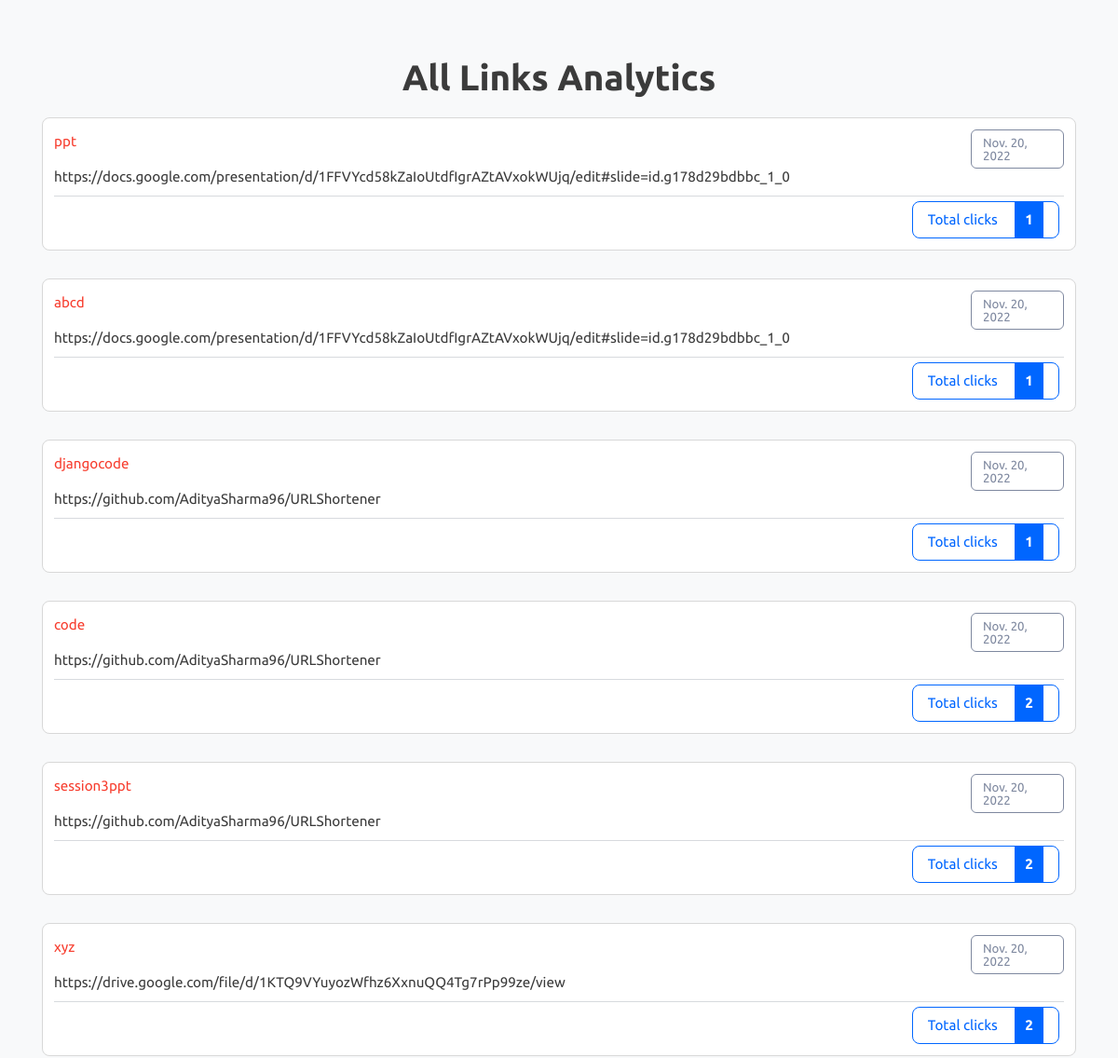
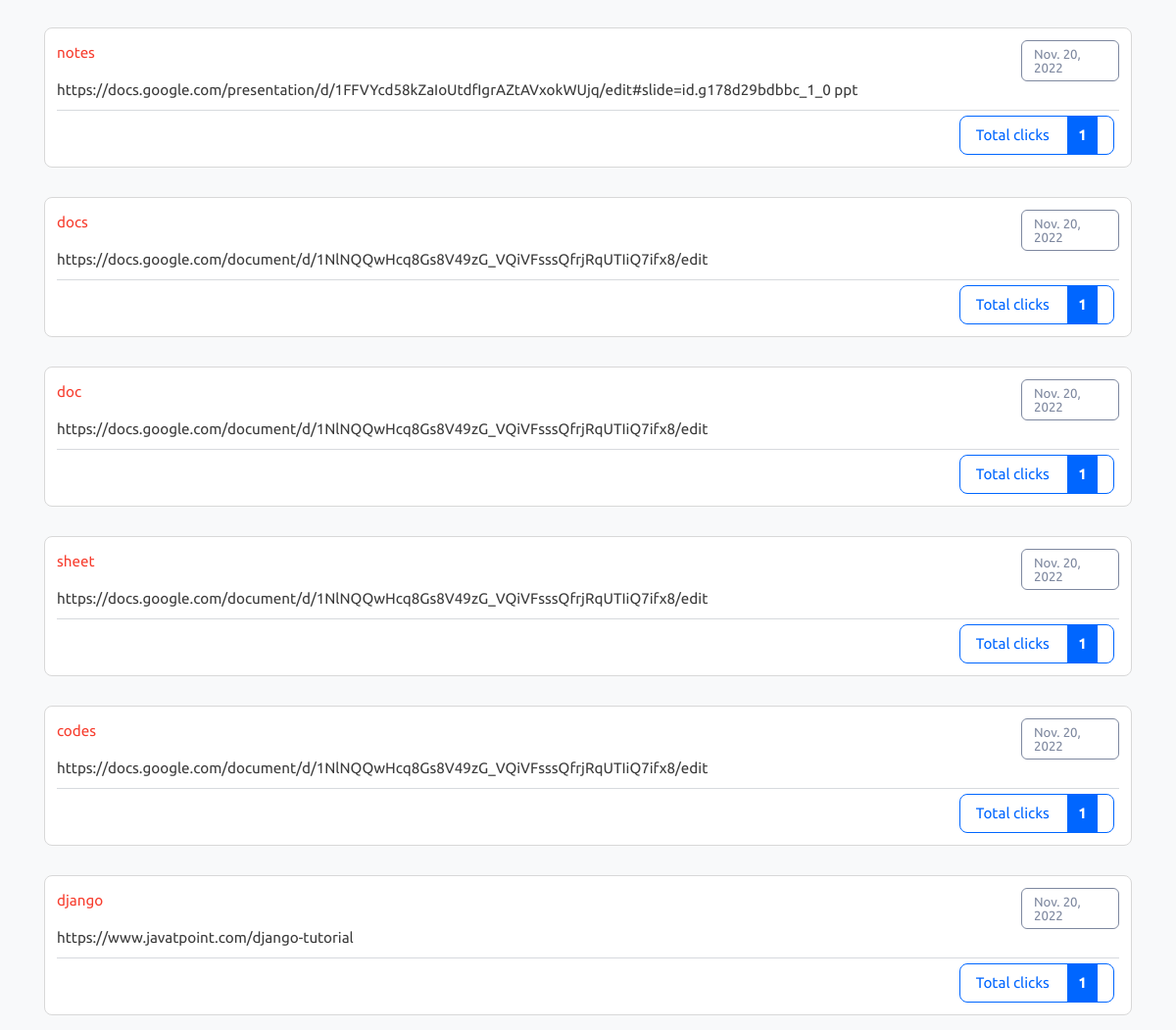
The app's page /analytics with its own data (2 pictures, top to bottom).
### url_shortener/models.py (models this page shows)
class LongToShort(models.Model):
  long_url=models.URLField(max_length=500)
  custom_name=models.CharField(max_length=50,unique=True)
  visit_count=models.IntegerField(default=0)
  created_date=models.DateField(auto_now_add=True)

### url_shortener/views.py (the view)
# urls.py: path('analytics',views.analytics),
def analytics(request):
    rows=LongToShort.objects.all()
    context={
        "rows":rows
    }
    return render(request,"analytics.html",context)

### url_shortener/templates/analytics.html (shortened to what this page needs)
{% load static %}
<!DOCTYPE html>
<html lang="en" class="">
<head>
	<link rel="stylesheet" href="{% static 'bootstrap.min.css' %}" type="text/css" media="screen">
	<link rel="stylesheet" href="{% static 'style.css' %}" type="text/css" media="screen">
</head>
<body class="pace-done lout_stats30">
	<main id="content" role="main" class="wyniki wyniki_all">
		<div class="container">
			<div class="row">
				<div class="col-12 page_log_in mt-0">
					<h2 class="h1" style="text-align: center;">All Links Analytics</h2>
				</div>
				{% for obj in rows %}
				<div class="url_options url_stats_o" id="1">
					<p class="data_link">{{ obj.created_date }}</p>
					<p class="url_link">
						{{ obj.long_url }}
					</p>
					<p id="link" class="link_element">
						<a href="/redirect/{{ obj.custom_name }}" class="short_url_l" target="blank">
							{{ obj.custom_name }}</a>
					</p>
					<div class="stats_total btn-cutt click_stats btn_norm">
						<div>Total clicks <strong class="allClicks">{{ obj.visit_count }}</strong></div>
					</div>
				</div>
				{% endfor %}
			</div>
		</div>
	</main>
</body>
</html>

### records on screen
LongToShort: created_date "Nov. 20, 2022", long_url "https://docs.google.com/presentation/d/1FFVYcd58kZaIoUtdfIgrAZtAVxokWUjq/edit#slide=id.g178d29bdbbc_1_0", custom_name "ppt", visit_count "1"
LongToShort: created_date "Nov. 20, 2022", long_url "https://docs.google.com/presentation/d/1FFVYcd58kZaIoUtdfIgrAZtAVxokWUjq/edit#slide=id.g178d29bdbbc_1_0", custom_name "abcd", visit_count "1"
LongToShort: created_date "Nov. 20, 2022", long_url "https://github.com/AdityaSharma96/URLShortener", custom_name "djangocode", visit_count "1"
LongToShort: created_date "Nov. 20, 2022", long_url "https://github.com/AdityaSharma96/URLShortener", custom_name "code", visit_count "2"
LongToShort: created_date "Nov. 20, 2022", long_url "https://github.com/AdityaSharma96/URLShortener", custom_name "session3ppt", visit_count "2"
LongToShort: created_date "Nov. 20, 2022", long_url "https://drive.google.com/file/d/1KTQ9VYuyozWfhz6XxnuQQ4Tg7rPp99ze/view", custom_name "xyz", visit_count "2"
LongToShort: created_date "Nov. 20, 2022", long_url "https://docs.google.com/presentation/d/1FFVYcd58kZaIoUtdfIgrAZtAVxokWUjq/edit#slide=id.g178d29bdbbc_1_0 ppt", custom_name "notes", visit_count "1"
LongToShort: created_date "Nov. 20, 2022", long_url "https://docs.google.com/document/d/1NlNQQwHcq8Gs8V49zG_VQiVFsssQfrjRqUTIiQ7ifx8/edit", custom_name "docs", visit_count "1"
LongToShort: created_date "Nov. 20, 2022", long_url "https://docs.google.com/document/d/1NlNQQwHcq8Gs8V49zG_VQiVFsssQfrjRqUTIiQ7ifx8/edit", custom_name "doc", visit_count "1"
LongToShort: created_date "Nov. 20, 2022", long_url "https://docs.google.com/document/d/1NlNQQwHcq8Gs8V49zG_VQiVFsssQfrjRqUTIiQ7ifx8/edit", custom_name "sheet", visit_count "1"
LongToShort: created_date "Nov. 20, 2022", long_url "https://docs.google.com/document/d/1NlNQQwHcq8Gs8V49zG_VQiVFsssQfrjRqUTIiQ7ifx8/edit", custom_name "codes", visit_count "1"
LongToShort: created_date "Nov. 20, 2022", long_url "https://www.javatpoint.com/django-tutorial", custom_name "django", visit_count "1"
